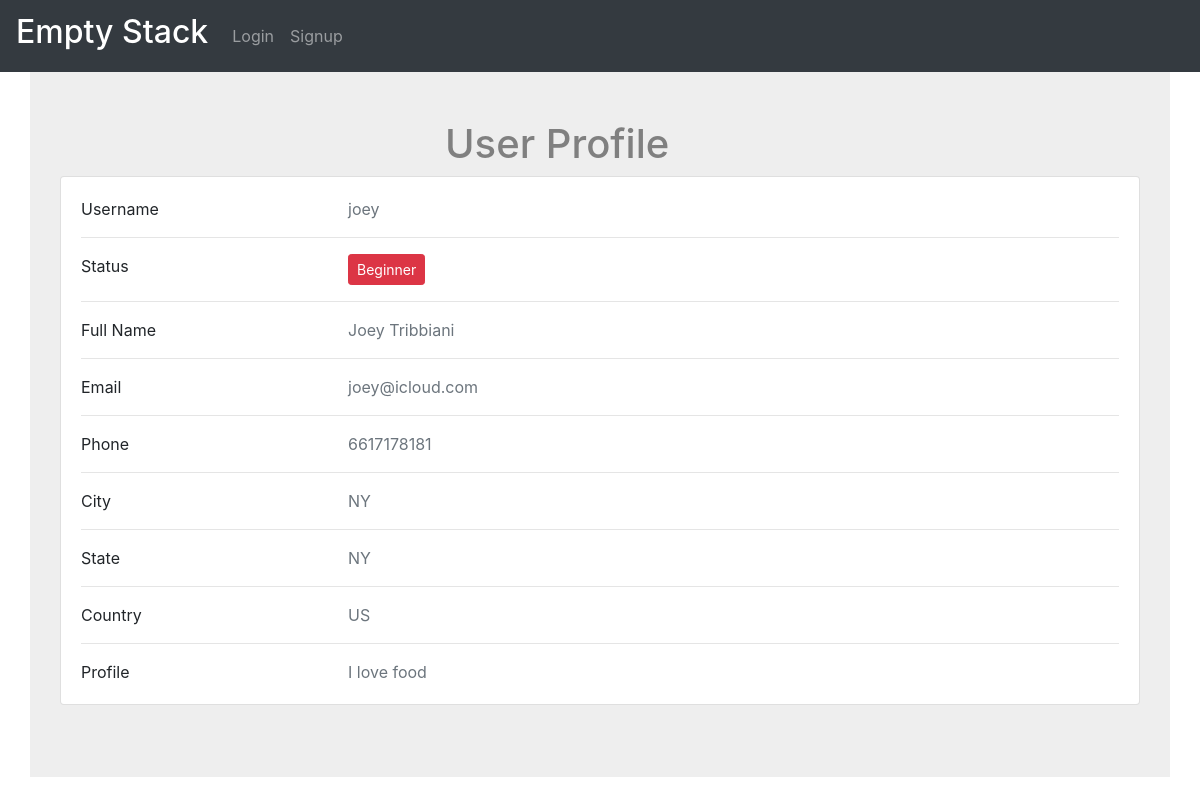
Before: /profile/22 with the older database file.
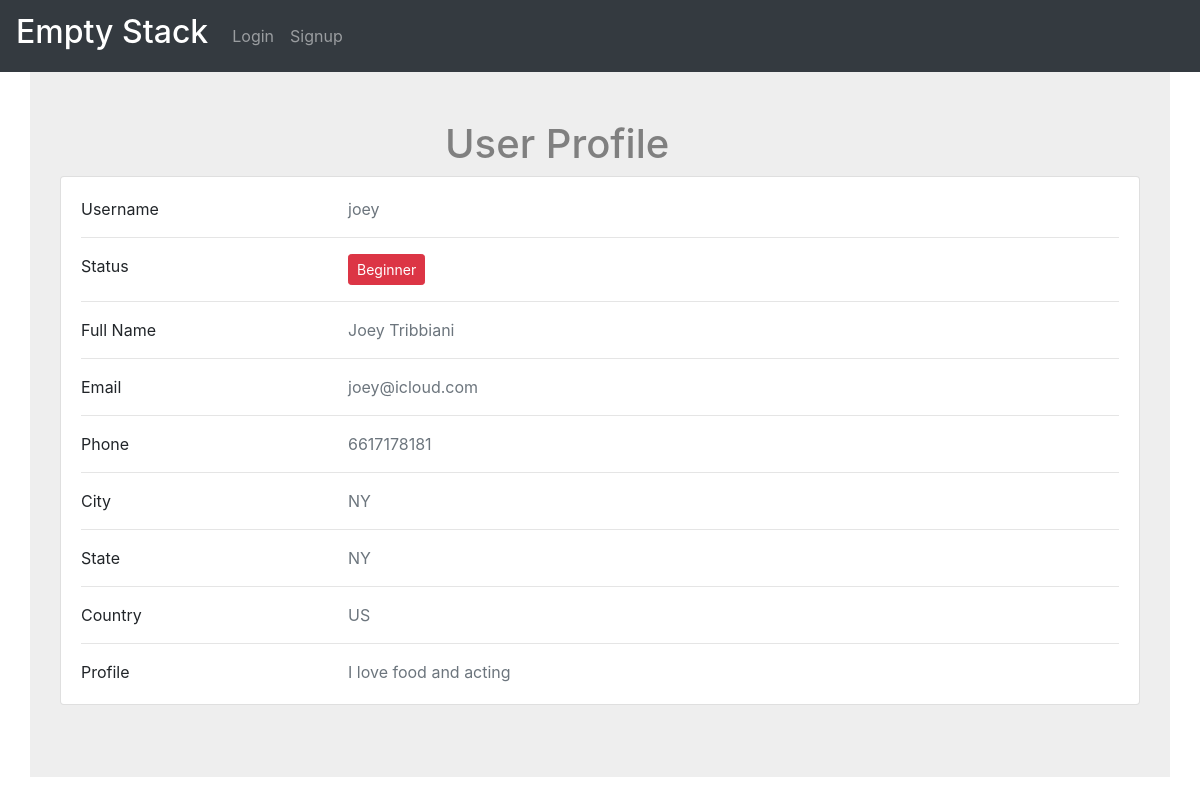
After: the same page with the newer database file.
### app.py (models this page shows)
class Users(db.Model):
    userid = db.Column(db.Integer, primary_key=True, autoincrement=True)
    username = db.Column(db.String, unique=True)
    firstname = db.Column(db.String)
    lastname = db.Column(db.String)
    email = db.Column(db.String)
    phone = db.Column(db.String)
    profile = db.Column(db.Text)
    rating = db.Column(db.Integer, default=0)
    city = db.Column(db.String)
    state = db.Column(db.String)
    country = db.Column(db.String)

### app.py (the view)
@app.route('/profile/<userid>', methods=['POST', 'GET'])
def profile(userid):
    user = Users.query.filter_by(userid=userid).first()
    return render_template('show_profile.html', user=user)

### templates/show_profile.html (shortened to what the changed rows need)
{% extends "base.html" %}
{% import "bootstrap/wtf.html" as wtf %}
{% block content %}
    <div style="background-color: #eee;" class="container py-5">
        <h1 style="padding-left:400px">User Profile</h1>
        <div class="col-lg-12">
            <div class="card mb-4">
                <div class="card-body">
                    <div class="row">
                        <div class="col-sm-9">
                            <p class="text-muted mb-0">{{ user.username }}</p>
                        </div>
                    </div>
                    <div class="row">
                        <div class="col-sm-9">
                            <p class="text-muted mb-0">{{ user.firstname+" "+user.lastname }}</p>
                        </div>
                    </div>
                    <div class="row">
                        <div class="col-sm-9">
                            <p class="text-muted mb-0">{{ user.email }}</p>
                        </div>
                    </div>
                    <div class="row">
                        <div class="col-sm-9">
                            <p class="text-muted mb-0">{{ user.phone }}</p>
                        </div>
                    </div>
                    <div class="row">
                        <div class="col-sm-9">
                            <p class="text-muted mb-0">{{ user.city }}</p>
                        </div>
                    </div>
                    <div class="row">
                        <div class="col-sm-9">
                            <p class="text-muted mb-0">{{ user.state }}</p>
                        </div>
                    </div>
                    <div class="row">
                        <div class="col-sm-9">
                            <p class="text-muted mb-0">{{ user.country }}</p>
                        </div>
                    </div>
                    <div class="row">
                        <div class="col-sm-9">
                            <p class="text-muted mb-0">{{ user.profile }}</p>
                        </div>
                    </div>
                </div>
            </div>
        </div>
    </div>
{% endblock %}

Changed rows visible on the page:
changed Users "joey": profile "I love food" → "I love food and acting"
